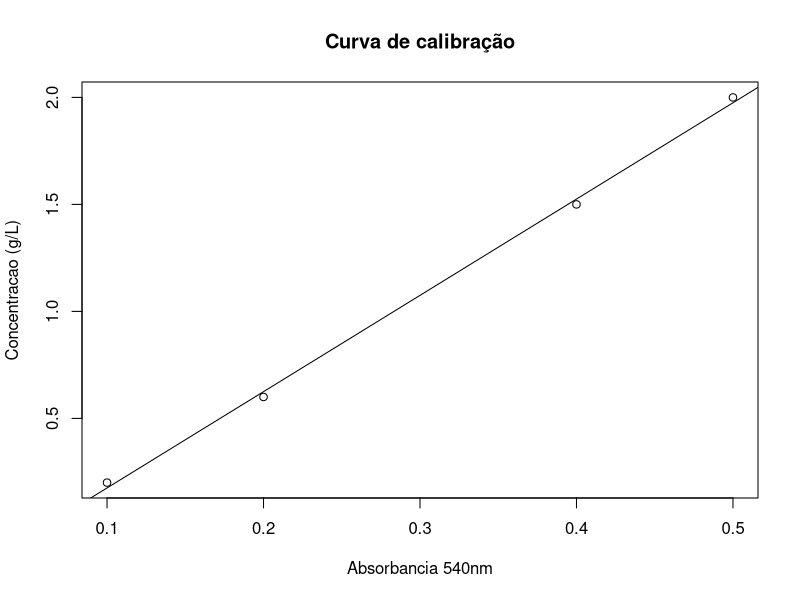

The R source for this figure:
# substitua seus pontos aqui
x = c(0.1,0.2,0.4,0.5)
y = c(0.2,0.6,1.5,2.0)
xlabel = 'Absorbancia 540nm'
ylabel = 'Concentracao (g/L)'

# Fitting Simple Linear Regression to the Training set
lm.r= lm(y~x)
#Summary of the model
summary(lm.r)

# Create the scatter plot
plot(x, y,
     xlab = xlabel,
     ylab = ylabel,
     main = "Curva de calibração")
abline(lm(y ~ x))
